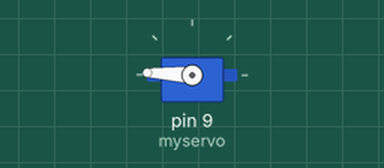
A sketch run on a simulated Arduino Uno, built with avr-gcc and run on an emulated ATmega328P. On the bench: servo.

Above: at 0.05 s.
At 1.3 s:
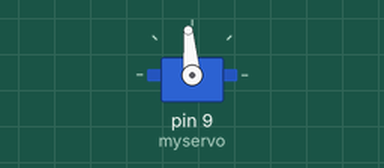
At 2.6 s:
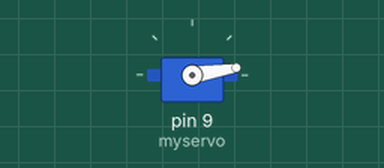
At 5.2 s:
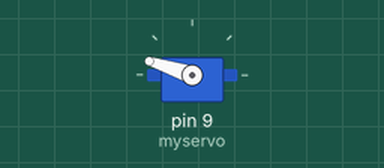
Timing chart, 0 to 7.1 s (numbered marks = the images above):
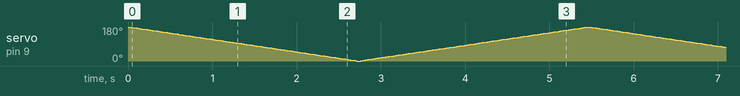

The sketch:

nyoba-servo.ino
```cpp
#include <Servo.h>

// init Servo object
Servo myservo;

// declar servo position
int pos = 0;

void setup()
{
  // pin digital signal servo
  myservo.attach(9);
}

void loop()
{
  // memutar servo dari 0 hingga 180 deg
  for (pos = 180; pos >= 0; pos--) {
  	myservo.write(pos);
    delay(15);
  }

  // memutar servo dari 0 hingga 180 deg
  for (pos = 0; pos <= 180; pos++) {
    myservo.write(pos);
    delay(15);
  }
}
```
